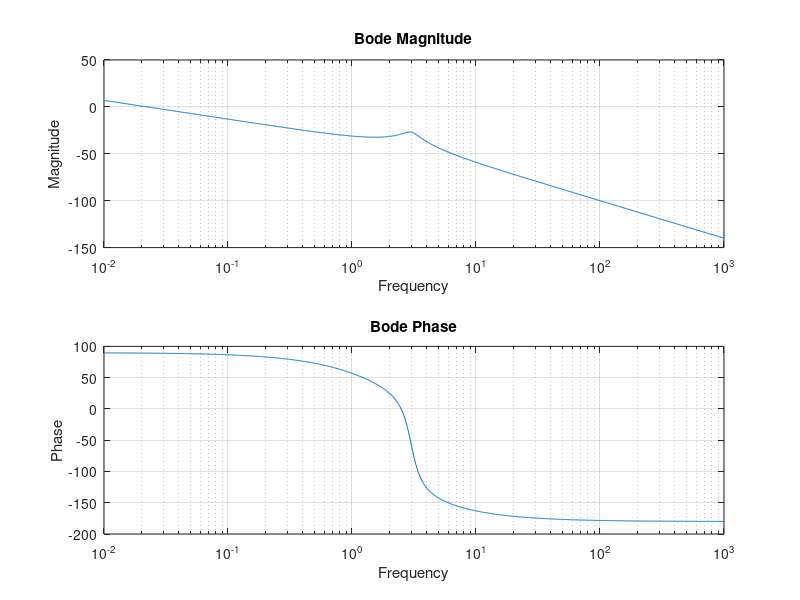
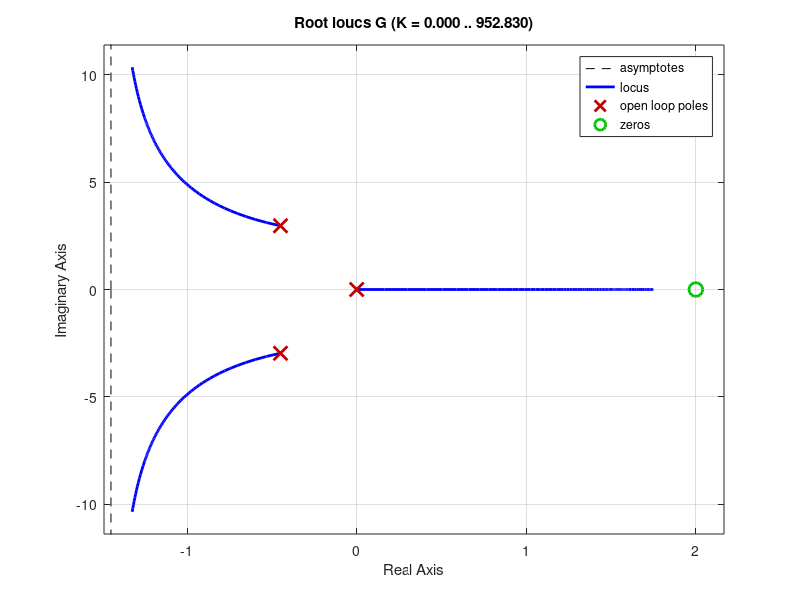
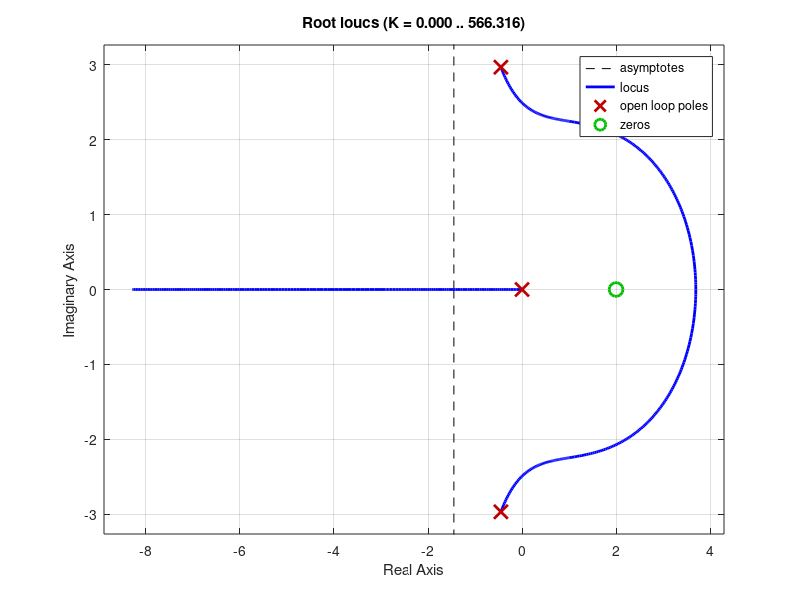
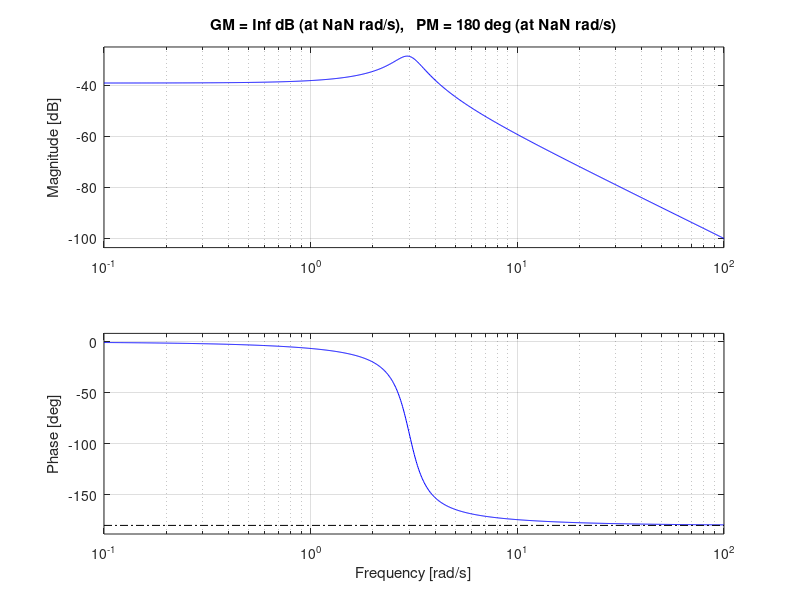

These figures' MATLAB source, in order: (Note: this script raises an error after producing the figures.)
clc; clear; close all;
%% bode plot of system Q1
data = load('Data.mat');
freq = data.Data.omega;    
mag = data.Data.magnitude;  
phase = data.Data.phase; 
s=tf('s');
figure;
subplot(2,1,1);
semilogx(freq, 20*log10(mag));
grid on;
xlabel('Frequency');
ylabel('Magnitude');
title('Bode Magnitude');

subplot(2,1,2);
semilogx(freq, phase);
grid on;
xlabel('Frequency');
ylabel('Phase');
title('Bode Phase');

%% Find transfer function of system Q3
% P = deg2rad(phase);
% L = mag .*exp(1i*P);
% Connectform=0;
% freq_store=idfrd(L,freq,Connectform);
% p=3;
% z=1;
% G = tfest(freq_store,p,z);
% G
% figure;
% bode(G);
% grid on;
G = (0.1*s - 0.2) / s/(s^2+0.9*s+9);
%% Root locus of system Q5
figure;
rlocus(G)
figure;
rlocus(-G)
%% Mp and ts Q6
G2=(0.1)/(s^2+0.9*s+9);
figure;
margin(G2) %G2 befor lead controller

C_lead=(0.1*(0.34*s+1))/(0.25*s+1);
% figure;
% margin(G2 * C_lead)  % G2 after lead controller
% figure;
% step(G2 * C_lead)
% info = stepinfo(G2*C_lead);    % Get step response characteristics
% overshoot = info.Overshoot     % Overshoot percentage
% settling_time = info.SettlingTime % Settling time
% figure;
% margin(G2*C_lead) % G2 before lag
C_lag=(1.6*(1.9*s+1))/(3.13*s+1);
figure;
margin(G2 * C_lead*C_lag) % G2 after both
T2=G2 *C_lead*C_lag;
T3=(T2)/(T2+1);
figure;
step(T3)
figure;
step(G2)
info = stepinfo(T3);
overshoot = info.Overshoot    
settling_time = info.SettlingTime